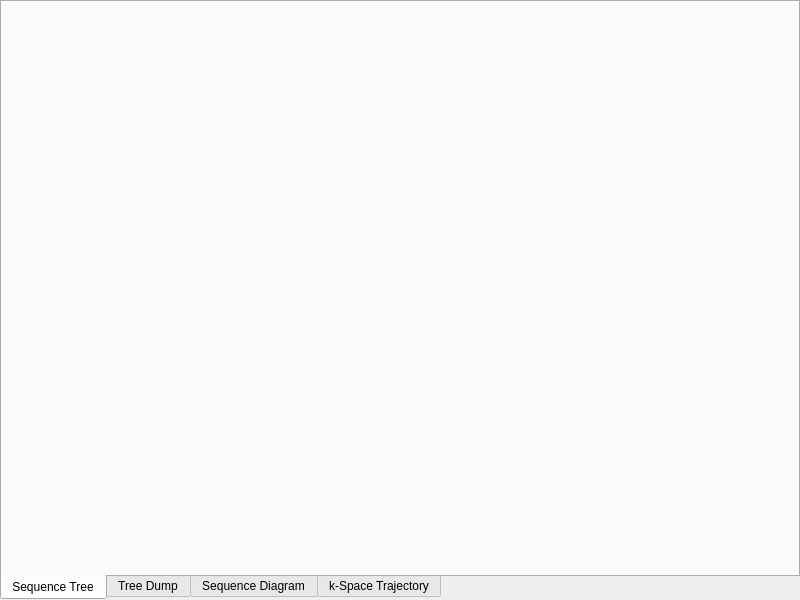
<?xml version="1.0" encoding="UTF-8"?>
<ui version="4.0">
 <class>MainWindow</class>
 <widget class="QMainWindow" name="MainWindow">
  <property name="geometry">
   <rect>
    <x>0</x>
    <y>0</y>
    <width>800</width>
    <height>600</height>
   </rect>
  </property>
  <property name="windowTitle">
   <string>MainWindow</string>
  </property>
  <widget class="QWidget" name="centralwidget">
   <layout class="QGridLayout" name="gridLayout">
    <property name="margin">
     <number>0</number>
    </property>
    <item row="0" column="0">
     <widget class="QTabWidget" name="tabWidget">
      <property name="tabPosition">
       <enum>QTabWidget::South</enum>
      </property>
      <property name="currentIndex">
       <number>0</number>
      </property>
      <widget class="QWidget" name="tab_seqtree">
       <attribute name="title">
        <string>Sequence Tree</string>
       </attribute>
      </widget>
      <widget class="QWidget" name="tab_seqvis">
       <attribute name="title">
        <string>Tree Dump</string>
       </attribute>
       <layout class="QGridLayout" name="gridLayout_3">
        <item row="0" column="0">
         <widget class="QTextEdit" name="seq_dump">
          <property name="readOnly">
           <bool>true</bool>
          </property>
         </widget>
        </item>
       </layout>
      </widget>
      <widget class="QWidget" name="tab_seqdiag">
       <attribute name="title">
        <string>Sequence Diagram</string>
       </attribute>
      </widget>
      <widget class="QWidget" name="tab_kspace">
       <attribute name="title">
        <string>k-Space Trajectory</string>
       </attribute>
      </widget>
     </widget>
    </item>
   </layout>
  </widget>
 </widget>
 <resources/>
 <connections/>
</ui>
